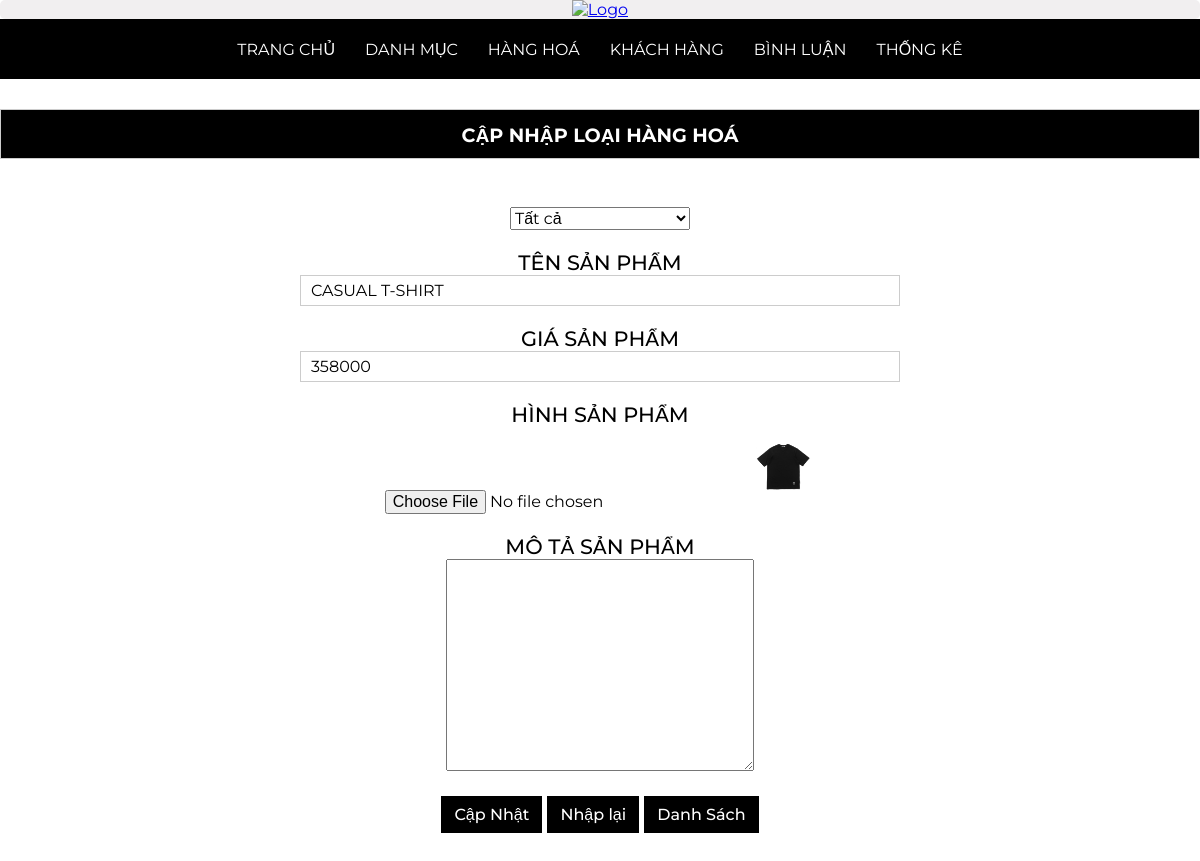
Screenshot of /admin/index.php?act=suasp&id=44 with the database file from the repository.
### tables this page shows
CREATE TABLE `sanpham` (
  `id` int(11) NOT NULL,
  `name` varchar(255) NOT NULL,
  `price` double NOT NULL DEFAULT 0,
  `img` varchar(255) DEFAULT NULL,
  `mota` text DEFAULT NULL,
  `view` int(11) DEFAULT 0,
  `iddm` int(11) NOT NULL
);

### model/pdo.php (called while the page is built, shortened)
<?php
function pdo_get_connection(){
    $dburl = "mysql:host=localhost;dbname=duanmau;charset=utf8";
    $username = 'root';
    $password = '';
    $conn = new PDO($dburl, $username, $password);
    $conn->setAttribute(PDO::ATTR_ERRMODE, PDO::ERRMODE_EXCEPTION);
    return $conn;
}
function pdo_query_one($sql){
    $sql_args = array_slice(func_get_args(), 1);
    try{
        $conn = pdo_get_connection();
        $stmt = $conn->prepare($sql);
        $stmt->execute($sql_args);
        $row = $stmt->fetch(PDO::FETCH_ASSOC);
        return $row;
    }
    catch(PDOException $e){
        throw $e;
    }
    finally{
        unset($conn);
    }
}

### model/sanpham.php (called while the page is built, shortened)
<?php
    function loadOne_sanpham ($id) {
        $sql = "select * from sanpham where id=".$id;
        $dm = pdo_query_one($sql);
        return $dm;
    }
?>

### admin/sanpham/update.php (the view, shortened to what this page needs)
<?php
    if(is_array($sanpham)) {
        extract($sanpham);
    }
    $hinhpath = "../upload/".$img;
        if(is_file($hinhpath)) {
            $hinh ="<img src='".$hinhpath."' height='80'>";
        }else {
            $hinh = "No photo";
        }
?>
    <div class="row ">
            <div class="row frmtitle">
                <H1>Cập nhập loại hàng hoá</H1>
            </div>
            <div class="row formcontent">
                    <form class="form_ud" action="index.php?act=updatesp" method="post" enctype="multipart/form-data">
                        <div class="row mb10">
                            <select name="iddm">
                                <option value="0" selected>Tất cả</option>
                            </select>
                        </div>
                        <div class="row mb10">
                            Tên sản phẩm<br>
                            <input type="text" name="tensp" value="<?=$name?>">
                        </div>
                        <div class="row mb10">
                            Giá sản phẩm<br>
                            <input type="text" name="giasp" value="<?=$price?>">
                        </div>
                        <div class="row mb10">
                            Hình sản phẩm<br>
                            <input type="file" name="hinh">
                            <?=$hinh?>
                        </div>
                        <div class="row mb10">
                            Mô tả sản phẩm<br>
                            <textarea style="padding:10px" name="mota" cols="30" rows="10" ><?=$mota?></textarea>
                        </div>
                        <div class="row mb20 row_form_btn">
                            <input type="submit" name="capnhat" value="Cập Nhật">
                            <input type="submit" value="Nhập lại">
                            <a href="index.php?act=listsp"><input type="button" value="Danh Sách"></a>
                        </div>
                    </form>
            </div>
        </div>
    </div>

### view/css/style.css (style rules this page uses)
* { box-sizing: border-box; padding: 0; margin: 0; font-family: 'Montserrat', sans-serif; font-size: 1rem; }
.row { width: 100%; }
.mb10 { margin-bottom: 10px; }
.formtaikhoan input[type="text"], .formtaikhoan input[type="email"], .formtaikhoan input[type="password"], .formcontent input[type="text"] { width: 100%; border: 1px #CCC solid; padding: 5px 10px; outline: none; }
.formtaikhoan input[type="submit"], .formcontent input[type="submit"], .formcontent input[type="reset"], .formtaikhoan input[type="reset"], .formcontent input[type="button"] { border-radius: 5px; padding: 5px 10px; background-color: white; border: 1px #CCC solid; cursor: pointer; }
.frmtitle { background-color: #000; border: 1px #ccc solid; height: 50px; padding: 0px 20px; margin: 15px 0; }
.frmtitle h1 { line-height: 50px; font-size: 1.2rem; text-align: center; color: #fff; text-transform: uppercase; }
.formcontent { padding: 20px 0px; }
.row_form_btn { display: flex !important; flex-direction: row; gap: 5px; justify-content: center; align-items: center; }
.row_form_btn input { border: #0096FF solid 1px !important; border-radius: 0 !important; padding: 8px 12px !important; color: white !important; background-color: #0096FF !important; font-weight: 500; }
.row_form_btn input { border: #000 solid 1px !important; border-radius: 0 !important; padding: 8px 12px !important; color: white !important; background-color: #000 !important; font-weight: 500; cursor: pointer; }

### admin/sanpham/update.php (style rules this page uses)
.form_ud { display: flex; justify-content: center; align-items: center; flex-direction: column; width: 50%; margin: auto; text-align: center; }
.form_ud .row { font-weight: 500; font-size: 1.3rem; text-transform: uppercase; margin: 10px; }

### rows the page displays
sanpham: tensp "CASUAL T-SHIRT", giasp "358000", img (picture)
